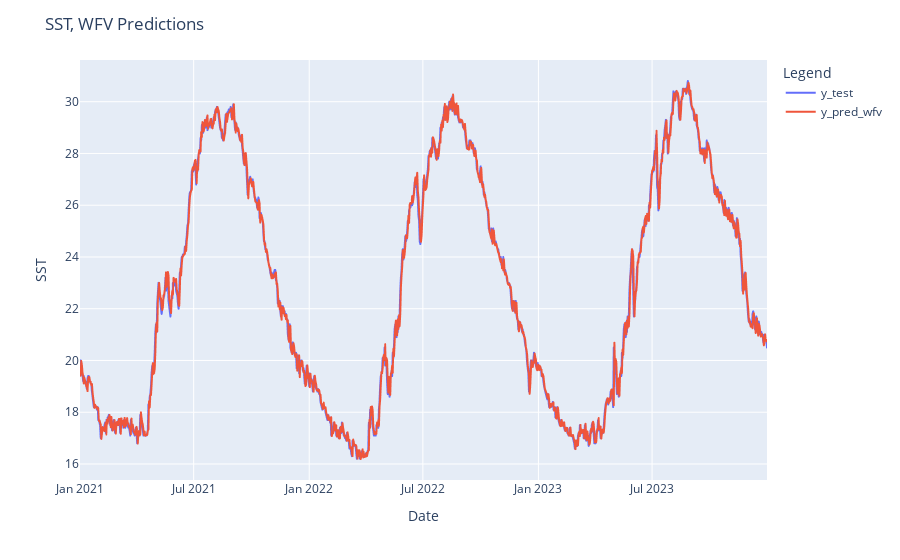

Write notebook code for a chart like this one.
### Code cell
import pandas as pd
import plotly.express as px

# Create DataFrame with y_test and y_pred_wfv
df_pred_test = pd.DataFrame({'y_test': y_test, 'y_pred_wfv': y_pred_wfv})

# Plot the DataFrame using Plotly Express
fig = px.line(df_pred_test, labels={'value': 'SST', 'index': 'Date'})
fig.update_layout(
    title="SST, WFV Predictions",
    xaxis_title="Date",
    yaxis_title="SST",
    legend_title_text='Legend'
)
fig.for_each_trace(lambda t: t.update(name = {'y_test': 'y_test', 'y_pred_wfv': 'y_pred_wfv'}[t.name]))
fig.show()

### Figure 1 — Plotly figure (JSON) as saved in the notebook; plotly's stock layout.template omitted (floating-point values rounded to 4 significant figures; data arrays with more than 128 entries replaced by an {"elided": "..."} marker saying what was removed)
{"data": [{"hovertemplate": "variable=y_test<br>timestamp=%{x}<br>SST=%{y}<extra></extra>", "legendgroup": "y_test", "line": {"color": "#636efa", "dash": "solid"}, "marker": {"symbol": "circle"}, "mode": "lines", "name": "y_test", "showlegend": true, "type": "scattergl", "x": {"elided": "1095 str values"}, "xaxis": "x", "y": {"elided": "1095 float values"}, "yaxis": "y"}, {"hovertemplate": "variable=y_pred_wfv<br>timestamp=%{x}<br>SST=%{y}<extra></extra>", "legendgroup": "y_pred_wfv", "line": {"color": "#EF553B", "dash": "solid"}, "marker": {"symbol": "circle"}, "mode": "lines", "name": "y_pred_wfv", "showlegend": true, "type": "scattergl", "x": {"elided": "1095 str values"}, "xaxis": "x", "y": {"elided": "1095 float values"}, "yaxis": "y"}], "layout": {"autosize": true, "legend": {"title": {"text": "Legend"}, "tracegroupgap": 0}, "margin": {"t": 60}, "title": {"text": "SST, WFV Predictions"}, "xaxis": {"anchor": "y", "autorange": true, "domain": [0, 1], "range": ["2021-01-01", "2023-12-31"], "title": {"text": "Date"}, "type": "date"}, "yaxis": {"anchor": "x", "autorange": true, "domain": [0, 1], "range": [15.38, 31.61], "title": {"text": "SST"}, "type": "linear"}}}
